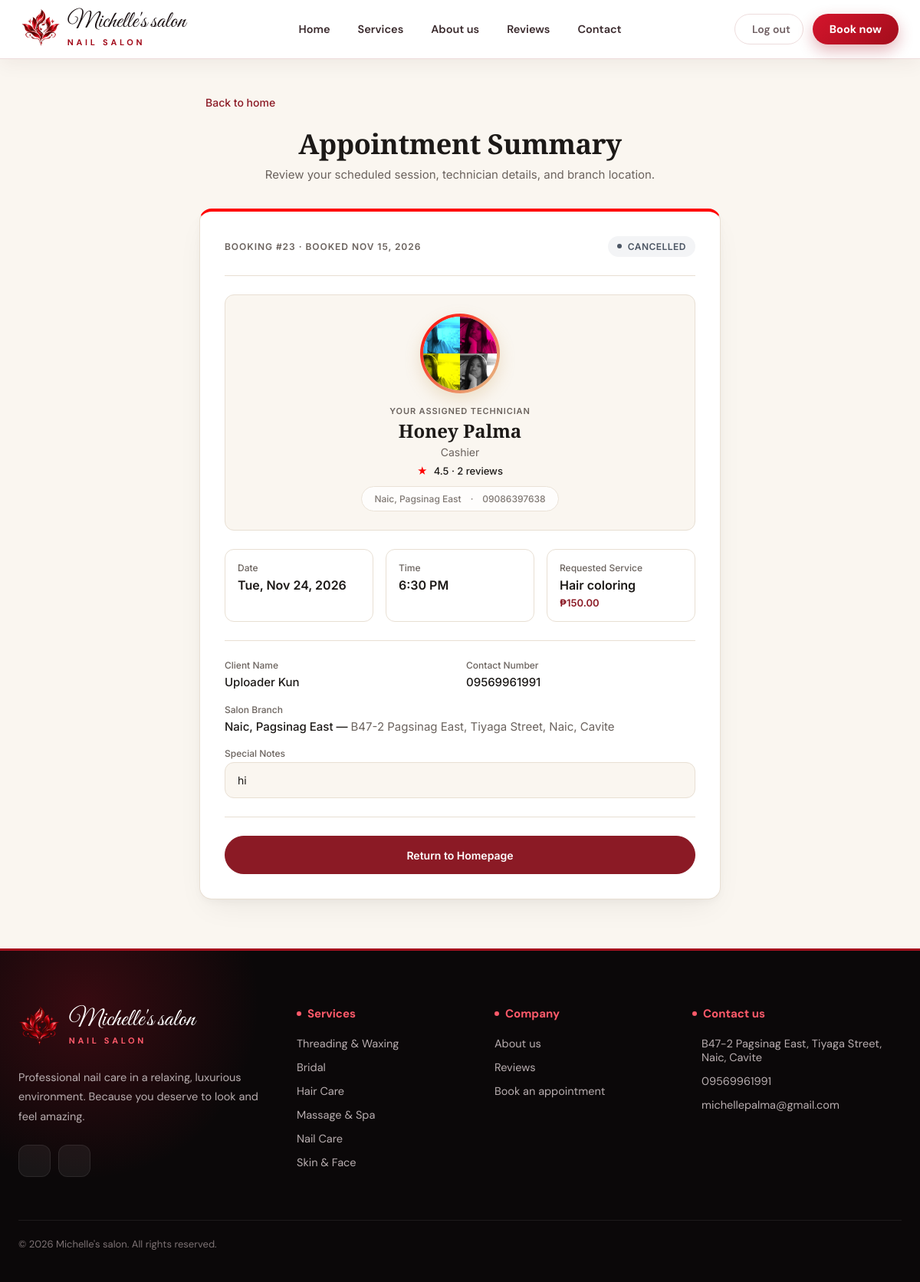
/appointments/ (signed in), run on the app's committed database.
### apiprojects/models.py (models this page shows, shortened)
class SiteSettings(models.Model):
    salon_name = models.CharField(max_length=80, default="Michelle's salon")
    tagline = models.CharField(max_length=60, default="NAIL SALON")
    logo = models.ImageField(upload_to="site/", blank=True,
                             help_text="Leave empty to use the built-in logo.")
    description = models.TextField(
        default="Professional nail care in a relaxing, luxurious environment. "
                "Because you deserve to look and feel amazing."
    )
    facebook_url = models.URLField(blank=True)
    instagram_url = models.URLField(blank=True)
    tiktok_url = models.URLField(blank=True)
    address = models.CharField(max_length=255, blank=True)
    map_link = models.URLField(blank=True, help_text="Optional Google Maps link for the address.")
    phone = models.CharField(max_length=30, blank=True)
    email = models.EmailField(blank=True)
    login_banner = models.ImageField(upload_to="site/", blank=True, null=True)
    login_banner_caption = models.CharField(
        max_length=240,
        blank=True,
        default="Professional nail care in a relaxing, luxurious environment. Because you deserve to look and feel amazing.",
    )
    class Meta:
        verbose_name = "Site settings"
        verbose_name_plural = "Site settings"

class Appointment(models.Model):
    user = models.ForeignKey(
         settings.AUTH_USER_MODEL, on_delete=models.CASCADE,
         related_name="appointments", null=True, blank=True
    )
    STATUS_CHOICES = [
         ("pending", "Pending"),
         ("completed", "Completed"),
         ("confirmed", "Confirmed"),
         ("cancelled", "Cancelled"),
         ("no_show", "No_show"),
    ]
    name = models.CharField(max_length=100)
    staff = models.ForeignKey(
        Staff, on_delete=models.PROTECT, related_name="appointments"
    )
    service = models.ForeignKey(Service, on_delete=models.PROTECT, null=True)
    branch = models.ForeignKey(Branch, on_delete=models.PROTECT, null=True, blank=True, related_name="appointments")
    status = models.CharField(max_length=10, choices=STATUS_CHOICES, default="pending")
    created_at = models.DateTimeField(auto_now_add=True)
    appointment_date = models.DateTimeField()
    phone_number = models.CharField(
            max_length=11,
            validators=[phone_validator],
            null=True, blank=True,
        )
    note = models.TextField(blank=True)
    class Meta:
        ordering = ["appointment_date"]

class Staff(models.Model):
    user = models.OneToOneField(settings.AUTH_USER_MODEL, on_delete=models.SET_NULL, related_name="staff_profile", null=True, blank=True)
    name = models.CharField(max_length=100)
    role = models.CharField(max_length=60, blank=True)
    image = models.ImageField(upload_to="staff/")
    number = models.CharField(max_length=20, null=True, blank=True)
    location = models.CharField(max_length=100, null=True, blank=True)
    base_salary = models.DecimalField(max_digits=10, decimal_places=2, default=0)
    commission_rate = models.DecimalField(max_digits=4, decimal_places=2, default=0)
    class Meta:
        verbose_name_plural = "staff"

class Branch(models.Model):
    name = models.CharField(max_length=100)
    slug = models.SlugField(unique=True, blank=True)
    address = models.CharField(max_length=255)
    phone = models.CharField(max_length=20)
    image = models.ImageField(upload_to="branches/")
    opening_time = models.TimeField()
    closing_time = models.TimeField()
    map_link = models.URLField(blank=True)
    is_active = models.BooleanField(default=True)
    class Meta:
        verbose_name_plural = "branches"

class Service(models.Model):
    service_name = models.CharField(max_length=100)
    category = models.ForeignKey(ServiceCategory, on_delete=models.PROTECT, related_name="services", null=True, blank=True)
    price = models.DecimalField(max_digits=8, decimal_places=2)
    image = models.ImageField(upload_to="services/")
    slug = models.SlugField(unique=True, blank=True)

class ServiceCategory(models.Model):
    name = models.CharField(max_length=50, unique=True)
    image = models.ImageField(upload_to="categories/", blank=True)
    description = models.TextField(blank=True)
    starting_price = models.DecimalField(
        max_digits=8, decimal_places=2, null=True, blank=True,
        help_text="Shown as 'From ₱…' in the Our Services section.",
    )
    tick_popular = models.BooleanField(default=False, verbose_name="Most popular")
    class Meta:
        verbose_name_plural = "service categories"

### apiprojects/views.py (the view)
# urls.py: path("appointments/", views.appointment_list, name="appointment_list"),
@login_required
def appointment_list(request):
    user_appointments = list(
        Appointment.objects
        .filter(user=request.user)
        .select_related("staff", "service", "branch")
        .order_by("-appointment_date")
    )
    appointment = next(
        (a for a in user_appointments if a.status in ("pending", "confirmed")),
        user_appointments[0] if user_appointments else None,
    )
    can_cancel = False
    is_active = False
    past_deadline = False
    deadline = None
    staff_stats = {"avg": None, "count": 0}
    if appointment:
        deadline = appointment.appointment_date - timedelta(hours=2)
        is_active = appointment.status in ("pending", "confirmed")
        past_deadline = timezone.now() >= deadline
        can_cancel = is_active and (request.user.is_staff or not past_deadline)
        if appointment.staff_id:
            staff_stats = Review.objects.filter(staff_id=appointment.staff_id).aggregate(
                avg=Avg("rating"),
                count=Count("id"),
            )
    context = {
        "appointment": appointment,
        "appointments": user_appointments,
        "can_cancel": can_cancel,
        "is_active": is_active,
        "past_deadline": past_deadline,
        "deadline": deadline,
        "staff_avg": staff_stats["avg"],
        "staff_review_count": staff_stats["count"],
        **_landing_context(),
    }
    return render(request, "appointments/list.html", context)

### apiprojects/templates/appointments/list.html (shortened to what this page needs)
{% extends 'appointments/urltemplate.html' %}
{% load static %}
{% block content %}
<div class="appt-shell">
  <div class="appt-container">
    <div class="appt-back-row">
      <a href="{% url 'homepage' %}" class="appt-back-link">
        Back to home
      </a>
    </div>
    <header class="appt-page-head">
      <h1 class="appt-page-title">Appointment Summary</h1>
      <p class="appt-page-sub">Review your scheduled session, technician details, and branch location.</p>
    </header>
    <div class="appt-card">
      {% if appointment %}
        <div class="appt-status-bar">
          <span class="appt-ref">Booking #{{ appointment.pk }} · Booked {{ appointment.created_at|date:"M j, Y" }}</span>
          <span class="appt-badge appt-badge--{{ appointment.status }}">
            {{ appointment.get_status_display }}
          </span>
        </div>
        <div class="tech-spotlight">
          <div class="tech-avatar-wrap">
            {% if appointment.staff and appointment.staff.image %}
              <img src="{{ appointment.staff.image.url }}" alt="{{ appointment.staff.name }}" class="tech-avatar">
            {% else %}
              <div class="tech-avatar-fallback">
                {{ appointment.staff.name|first|upper|default:"M" }}
              </div>
            {% endif %}
          </div>
          <p class="tech-eyebrow">Your Assigned Technician</p>
          <h2 class="tech-name">{{ appointment.staff.name }}</h2>
          <p class="tech-role">{{ appointment.staff.role|default:"Nail Specialist" }}</p>
          <div class="tech-meta">
            <span class="tech-star">★</span>
            {% if staff_avg %}
              <span>{{ staff_avg|floatformat:1 }} · {{ staff_review_count }} review{{ staff_review_count|pluralize }}</span>
            {% else %}
              <span>New specialist</span>
            {% endif %}
          </div>
          <div class="tech-hover-card">
            <span><iconify-icon icon="ph:map-pin-line-bold"></iconify-icon> {{ appointment.branch.name|default:"Main Branch" }}</span>
            {% if appointment.staff.number %}
              <span>·</span>
              <span>{{ appointment.staff.number }}</span>
            {% endif %}
          </div>
        </div>
        <div class="appt-schedule-grid">
          <div class="appt-stat-box">
            <span class="appt-stat-label">Date</span>
            <span class="appt-stat-value">{{ appointment.appointment_date|date:"D, M j, Y" }}</span>
          </div>
          <div class="appt-stat-box">
            <span class="appt-stat-label">Time</span>
            <span class="appt-stat-value">{{ appointment.appointment_date|time:"g:i A" }}</span>
          </div>
          <div class="appt-stat-box">
            <span class="appt-stat-label">Requested Service</span>
            <span class="appt-stat-value">{{ appointment.service.service_name|default:"-" }}</span>
            {% if appointment.service.price %}
              <span class="appt-stat-sub">₱{{ appointment.service.price|floatformat:2 }}</span>
            {% endif %}
          </div>
        </div>
        <div class="appt-details-grid">
          <div class="appt-detail-item">
            <span class="appt-detail-label">Client Name</span>
            <span class="appt-detail-value">{{ appointment.name }}</span>
          </div>
          <div class="appt-detail-item">
            <span class="appt-detail-label">Contact Number</span>
            <span class="appt-detail-value">{{ appointment.phone_number|default:"-" }}</span>
          </div>
          <div class="appt-detail-item appt-detail-item--full">
            <span class="appt-detail-label">Salon Branch</span>
            <span class="appt-detail-value">
              {{ appointment.branch.name|default:"-" }}
              {% if appointment.branch.address %}
                — <span style="color: var(--ms-muted); font-weight: 400;">{{ appointment.branch.address }}</span>
              {% endif %}
            </span>
          </div>
          <div class="appt-detail-item appt-detail-item--full">
            <span class="appt-detail-label">Special Notes</span>
            <div class="appt-note-box">
              {{ appointment.note|default:"No additional notes provided for this session." }}
            </div>
          </div>
        </div>
        <div class="appt-footer">
          <div class="appt-btn-row">
            <a href="{% url 'homepage' %}" class="appt-btn appt-btn--primary">
              Return to Homepage
            </a>
          </div>
        </div>
      {% endif %}
    </div>
  </div>
</div>
{% endblock %}

### apiprojects/templates/appointments/_navbar.html (shortened to what this page needs)
{% load static %}
{% with is_home=request.resolver_match.url_name %}
<header class="nb">
    <div class="nb-inner">
        <a href="{% if is_home == 'homepage' %}#home{% else %}{% url 'homepage' %}{% endif %}" class="nb-brand">
            <img src="{% if site.logo %}{{ site.logo.url }}{% else %}{% static 'appointments/images/transparent_salon.png' %}{% endif %}" alt="Michelle's Salon logo">
            <span class="nb-brand__text">
                <span class="nb-brand__name">{{ site.salon_name|default:"Michelle's salon" }}</span>
                <span class="nb-brand__tag">{{ site.tagline|default:"NAIL SALON" }}</span>
            </span>
        </a>
        <nav class="nb-links" aria-label="Main">
            <a href="{% if is_home == 'homepage' %}#home{% else %}{% url 'homepage' %}#home{% endif %}">Home</a>
            <a href="{% if is_home == 'homepage' %}#services{% else %}{% url 'homepage' %}#services{% endif %}">Services</a>
            <a href="{% if is_home == 'homepage' %}#aboutus{% else %}{% url 'homepage' %}#aboutus{% endif %}">About us</a>
            <a href="{% if is_home == 'homepage' %}#reviews{% else %}{% url 'homepage' %}#reviews{% endif %}">Reviews</a>
            <a href="#contact">Contact</a>
        </nav>
        <div class="nb-actions">
            {% if request.user.is_authenticated %}
            <form method="post" action="{% url 'logout' %}" class="nb-logout">
                <button type="submit"><iconify-icon icon="ph:sign-out-duotone"></iconify-icon><span>Log out</span></button>
            </form>
            {% else %}
            <a href="{% url 'login' %}" class="nb-login"><iconify-icon icon="ph:user-circle-duotone"></iconify-icon><span>Log in</span></a>
            {% endif %}
            <a href="{% if is_home == 'homepage' %}#booking{% else %}{% url 'homepage' %}#booking{% endif %}" class="nb-book">Book now</a>
        </div>
    </div>
</header>
{% endwith %}

### apiprojects/templates/appointments/_footer.html (shortened to what this page needs)
{% load static %}
{% with is_home=request.resolver_match.url_name %}
<footer class="ft" id="contact">
    <div class="ft-inner">
        <div class="ft-grid">
            <div class="ft-brand">
                <a href="{% if is_home == 'homepage' %}#home{% else %}{% url 'homepage' %}{% endif %}" class="ft-logo">
                    <img src="{% if site.logo %}{{ site.logo.url }}{% else %}{% static 'appointments/images/transparent_salon.png' %}{% endif %}" alt="Michelle's Salon logo">
                    <span class="ft-logo__text">
                        <span class="ft-logo__name">{{ site.salon_name|default:"Michelle's salon" }}</span>
                        <span class="ft-logo__tag">{{ site.tagline|default:"NAIL SALON" }}</span>
                    </span>
                </a>
                <p class="ft-desc">{{ site.description }}</p>
                <div class="ft-social">
                    {% if site.facebook_url %}<a href="{{ site.facebook_url }}" target="_blank" rel="noopener" aria-label="Facebook page"><iconify-icon icon="ph:facebook-logo-duotone"></iconify-icon></a>{% endif %}
                    {% if site.email %}<a href="mailto:{{ site.email }}" aria-label="Email us"><iconify-icon icon="ph:envelope-simple-duotone"></iconify-icon></a>{% endif %}
                </div>
            </div>
            <nav class="ft-col" aria-label="Services">
                <h4 class="ft-head">Services</h4>
                <ul class="ft-list">
                    {% for l in footer_services %}
                        <li><a href="{{ l.url }}">{{ l.label }}</a></li>
                    {% empty %}
                        {% for c in categories %}
                            <li><a href="{% if is_home == 'homepage' %}#services{% else %}{% url 'homepage' %}#services{% endif %}">{{ c.name }}</a></li>
                        {% endfor %}
                    {% endfor %}
                </ul>
            </nav>
            <nav class="ft-col" aria-label="Company">
                <h4 class="ft-head">Company</h4>
                <ul class="ft-list">
                    {% for l in footer_company %}
                        <li><a href="{{ l.url }}">{{ l.label }}</a></li>
                    {% empty %}
                        <li><a href="{% if is_home == 'homepage' %}#aboutus{% else %}{% url 'homepage' %}#aboutus{% endif %}">About us</a></li>
                        <li><a href="{% if is_home == 'homepage' %}#reviews{% else %}{% url 'homepage' %}#reviews{% endif %}">Reviews</a></li>
                        <li><a href="{% if is_home == 'homepage' %}#booking{% else %}{% url 'homepage' %}#booking{% endif %}">Book an appointment</a></li>
                    {% endfor %}
                </ul>
            </nav>
            <div class="ft-col">
                <h4 class="ft-head">Contact us</h4>
                <ul class="ft-list ft-contact">
                    {% if site.address %}
                    <li>
                        {% if site.map_link %}<a href="{{ site.map_link }}" target="_blank" rel="noopener">{{ site.address }}</a>{% else %}<span>{{ site.address }}</span>{% endif %}
                    </li>
                    {% endif %}
                    {% if site.phone %}
                    <li><iconify-icon icon="ph:phone-duotone"></iconify-icon><a href="tel:{{ site.phone }}">{{ site.phone }}</a></li>
                    {% endif %}
                    {% if site.email %}
                    <li><iconify-icon icon="ph:envelope-simple-duotone"></iconify-icon><a href="mailto:{{ site.email }}">{{ site.email }}</a></li>
                    {% endif %}
                </ul>
            </div>
        </div>
        <p class="ft-bottom">© {% now "Y" %} {{ site.salon_name|default:"Michelle's salon" }}. All rights reserved.</p>
    </div>
</footer>
{% endwith %}

### data on the page
SiteSettings: salon_name "Michelle's salon", tagline "NAIL SALON", description "Professional nail care in a relaxing, luxurious environment. Because you deserve to look and feel amazing.", address "B47-2 Pagsinag East, Tiyaga Street, Naic, Cavite", phone "09569961991", email "michellepalma@gmail.com"
Appointment: pk "23", created_at "NOV 15, 2026", status "CANCELLED", staff.image (picture), staff.name "Honey Palma", staff.role "Cashier", branch.name "Naic, Pagsinag East", staff.number "09086397638", appointment_date "Tue, Nov 24, 2026", appointment_date "6:30 PM", service.service_name "Hair coloring", service.price "150.00", name "Uploader Kun", phone_number "09569961991", branch.address "B47-2 Pagsinag East, Tiyaga Street, Naic, Cavite", note "hi"
ServiceCategory: name "Threading & Waxing"
ServiceCategory: name "Bridal"
ServiceCategory: name "Hair Care"
ServiceCategory: name "Massage & Spa"
ServiceCategory: name "Nail Care"
ServiceCategory: name "Skin & Face"

### other printed values
{{ staff_avg|floatformat:1 }} "4.5"
{{ staff_review_count }} "2"
